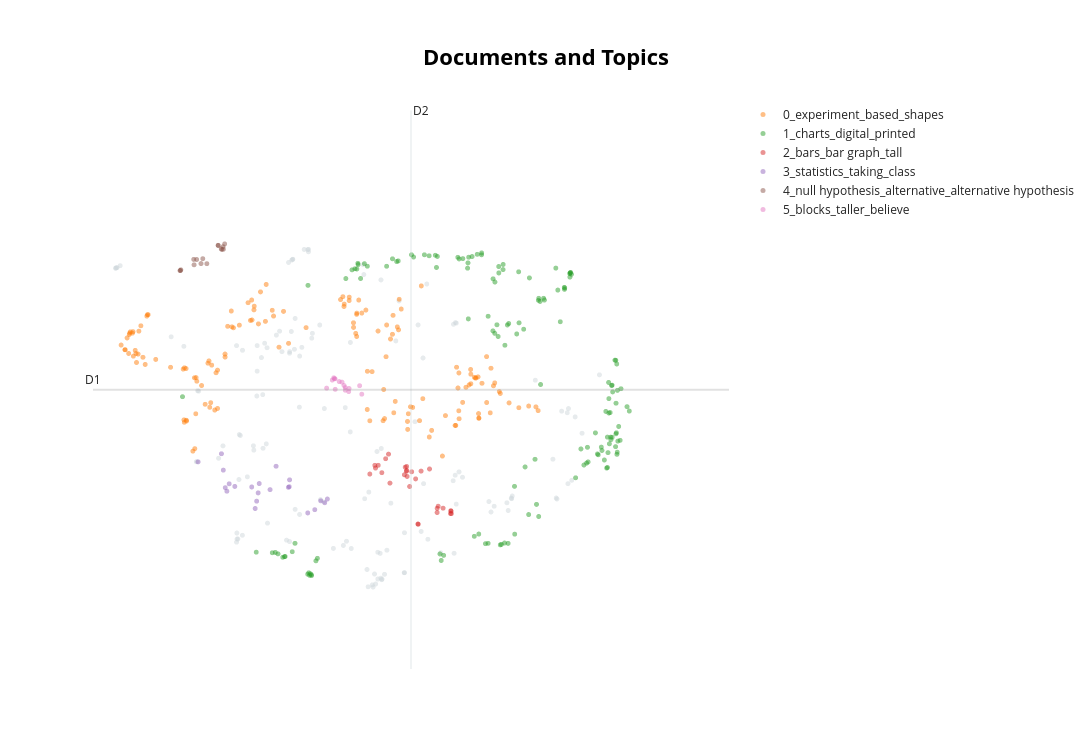

The notebook cell this image was saved under:
### Code cell
model_q3.visualize_documents(docs_q3, hide_annotations=True)

### Figure 1 — Plotly figure (JSON) as saved in the notebook; plotly's stock layout.template omitted (floating-point values rounded to 4 significant figures; data arrays with more than 128 entries replaced by an {"elided": "..."} marker saying what was removed)
{"data": [{"hoverinfo": "text", "hovertext": {"elided": "136 str values"}, "marker": {"color": "#CFD8DC", "opacity": 0.5, "size": 5}, "mode": "markers+text", "name": "other", "showlegend": false, "type": "scattergl", "x": {"elided": "136 float values"}, "y": {"elided": "136 float values"}}, {"hoverinfo": "text", "hovertext": {"elided": "151 str values"}, "marker": {"opacity": 0.5, "size": 5}, "mode": "markers+text", "name": "0_experiment_based_shapes", "text": {"elided": "151 str values"}, "textfont": {"size": 12}, "type": "scattergl", "x": {"elided": "151 float values"}, "y": {"elided": "151 float values"}}, {"hoverinfo": "text", "hovertext": {"elided": "149 str values"}, "marker": {"opacity": 0.5, "size": 5}, "mode": "markers+text", "name": "1_charts_digital_printed", "text": {"elided": "149 str values"}, "textfont": {"size": 12}, "type": "scattergl", "x": {"elided": "149 float values"}, "y": {"elided": "149 float values"}}, {"hoverinfo": "text", "hovertext": ["The further apart two bars are in size, the less accurate the participants estimation of their comparative size will be.\n\nThe greater the separation between two similarly sized bars, the less accurate a participants estimation of their comparative size will be.", "if the other bars in the way of the shaped bars have a factor in people's answers", "How will their answers affect our bar graphs?", "If the bars are further apart in height, it will be more difficult for students to guess how tall the shorter bar is out of 100.", "do people know how to guess the size of one bar graph compared to another bar graph.", "Ho people will guess the heights of the bar based on the percent height of the bar next to it.", "to see if external factors affect how we  guess the heights of the bar", "The researcher may hypothesize that giving participants further context—such as a visual depiction of the bars—influences how tall the shorter bar is seen by the participants. By giving participants varying kinds and quantities of contextual information and comparing their assessments, this hypothesis might be explored.", "Students are usually able to guess the size bars compared to others within 5%.", "The hypotheses may have been that people identify height differently with the bars based on if their right next to each other or spread out.", "What is the average amount that a student will give to bar in a graph when they know how much a taller bar is.", "If you can detect one smaller bar correctly, you are assumed to be able to correctly identify others.", "How accurate humans are at guessing the differences of bar height in graphs", "How tall are each of the bars on the graphs.", "People will be closer to the middle if the bar graphs are closer to each other", "People can visually determine the difference in sizes of two bar graphs.", "if they we show people different graphs then they will be able to assume the percent of the smaller bar.", "Can participants accurately guess the size difference of bars not next to each other over 50% of the time?", "If the circle or the squares bar was higher more times out all of the models.", "If we put larger bars around a small bar, then the viewer will perceive it as larger then it actually is.", "When the bars next to the ones looking at the estimation of size difference will be less accurate than when the bars are right next to each other.", "Does putting the same height of bars but separated affect how people view them? \n\nHow does our perception of heights change when they are around things of similar or different heights?", "That the proportion guesses would be closer to the correct size when the bars were next to each other", "How accurate can stat 218 students get the height of the smaller bar.", "If smaller bars in a bar graph are next to large bars, the small bar will look even smaller.", "bar graphs from different angles can be seen smaller or larger from different angles.", "When looking at a bar graph back-to-back, will the percentage of difference in bar height increase?", "If someone is taking Stat 218 then they will be able to more accurately perceive the heights of the bars.", "If the stats 218 students are given a bar graph that is either digital or physical the amount they perceive the height as will be different."], "marker": {"opacity": 0.5, "size": 5}, "mode": "markers+text", "name": "2_bars_bar graph_tall", "text": ["", "", "", "", "", "", "", "", "", "", "", "", "", "", "", "", "", "", "", "", "", "", "", "", "", "", "", "", ""], "textfont": {"size": 12}, "type": "scattergl", "x": [5.857, 5.761, 5.942, 5.79, 6.365, 5.515, 5.553, 6.09, 5.418, 5.772, 5.466, 5.792, 6.268, 6.369, 6.19, 6.377, 5.938, 5.83, 5.571, 5.908, 5.787, 5.98, 5.796, 5.374, 6.204, 6.372, 6.19, 5.382, 5.308], "y": [11.05, 11.0, 10.17, 11.14, 10.35, 11.27, 11.34, 11.1, 11.16, 11.13, 11.03, 11.07, 10.44, 10.4, 10.37, 10.35, 10.18, 10.8, 10.86, 10.93, 11.06, 11.06, 10.97, 11.16, 10.47, 10.39, 10.44, 11.11, 11.01]}, {"hoverinfo": "text", "hovertext": ["How taking Statistics 218 effects how you can compare two groups.", "if students answer the bar amounts correctly, they will perform better with statistic material.", "Does value changed when compared to another", "STAT 218 students will guess the correct present of comparison size because students are instilled with critical thinking skills.", "To test whether or not a stats 218 student understands the question answering process.", "UNL students now in Stats 218 have lower test results than UNL students who took the test originally.", "students in a statistic class have a better chance of getting the estimate of the number correct", "How well or not statistics students can mathematically think through comparing two things.", "What age group can best identify numbers without information given?", "If people tend to overestimate or underestimate differences in value on a heat map/3-D block chart, or if they estimate the differences correctly.\n\nIf people can correctly determine which of two values is larger on a heat map/3-D block chart.", "People have decreased accuracy in their perceptions of numerical value when minimal numerical information is supplied.", "i think the hypothesis would be given a a data set are students able to tell which variable is bigger without having actual numerical values attached?", "How would a given data set be compared or proportional to another", "Students taking stats in person estimate closer to the actual result than students taking the course online only.", "That people can or cannot correctly estimate amounts through bar graphs.", "A correlation between two variables.", "Do college students who have taken statistics have a better accuracy when it comes to estimating percentages compared to college students who have not taken statistics?", "If the year taking the test might alter the responses.", "Can people who work with statistics more accurately estimate the true proportions of difference than the average individual?", "Researches are more accurate when estimating data.", "I think that the hypothesis was that students in statistics class can better spatially organize information.", "That people currently in a stats class can better estimate proportions rather than someone not currently in a stats class."], "marker": {"opacity": 0.5, "size": 5}, "mode": "markers+text", "name": "3_statistics_taking_class", "text": ["", "", "", "", "", "", "", "", "", "", "", "", "", "", "", "", "", "", "", "", "", ""], "textfont": {"size": 12}, "type": "scattergl", "x": [3.845, 4.08, 4.494, 3.76, 3.859, 3.825, 3.465, 4.001, 4.587, 4.665, 4.752, 4.252, 4.241, 3.539, 4.717, 4.257, 3.413, 3.806, 3.435, 3.058, 3.364, 3.388], "y": [10.7, 11.14, 10.36, 10.8, 10.85, 10.56, 10.85, 10.75, 10.42, 10.56, 10.59, 10.8, 10.79, 10.81, 10.53, 10.91, 10.78, 10.44, 10.72, 11.21, 11.35, 11.08]}, {"hoverinfo": "text", "hovertext": ["Null Hypothesis (H0): There is no significant difference in the accuracy of perceptual judgments between 2D graphs, 3D digital graphs, and 3D printed graphs.\n\nAlternative Hypothesis (H1): There is a significant difference in the accuracy of perceptual judgments between 2D graphs, 3D digital graphs, and 3D printed graphs.", "Null Hypothesis: There is no significant difference in the accuracy of perceptual judgement of bar heights between 2D graphs, 3D digital graphs, and 3D printed graphs\n\nAlternative Hypothesis: The is a significant difference in the accuracy of perceptual judgements of bar heights between 2D graphs, 3D digital graphs, and 3D printed graphs", "Null hypothesis and Alternative hypothesis", "My hypothesis is that more than 50% of students given 3D models were able to perceive data better than those given 2D models. \n\nMy alternative hypothesis would be that less than 50% of students given 3D models were able to perceive better data than those given 2D models.", "The null hypothesis could've been \"Participants will be able to come up with the correct value of the bar if giving a bar height and number to compare it to.\"\n\nThe alternate hypothesis could've been \"Participants will not be able to come up with the correct value of the bar if giving a bar height and number to compare it to.\"", "Null Hypothesis (H0): There is no difference between our ability to approximate and the true size. Our eyes do not skew the perception of size.\n\nAlternative Hypothesis (H1): There is a difference between our ability to approximate and the true size. Our eyes skew the perception of size, making it either overestimate or underestimate the true size.", "The null hypothesis the experimenter may have been testing was that the 2D models block's height that was estimated correctly had no difference in proportion compared to the 3D models results. While the alternative hypothesis could be that the 2D models block's height that was estimated correctly had a greater difference in proportion compared to the 3D models' proportions.", "A null hypothesis could be that having experience with statistics makes no difference and the results between those with and without experience with statistics will be able to correctly estimate heights with the same accuracy.\n\nAn alternative hypothesis could be that people with experience with statistics will be able to estimate heights of models with greater accuracy than those who lack experience with statistics.", "A possible hypotheses that the experimenter was testing could have been testing was to prove that there is no difference on how people view the 3D statures that were made (null), or that there is a difference in how people view the 3D statures made (alternative).", "A null hypothesis that the graphs don’t make any difference, and an alternative hypothesis that what graph is used does make a difference.", "For the null hypothesis, the experimenter may have been testing that hypothesis of 2D and 3D graphs have no difference when it comes to data comparison. For an alternate hypothesis, the experimenter may have tested 3D graphs have less accurate data comparisons when it comes to 2D graphs.", "The null hypothesis", "Null hypothesis: The average depth perception of the population is equal to 0.\n\nAlternative hypothesis: The average depth perception of the population is not equal to 0.", "Null hypotheses", "Null: Difference in accuracy of interpreting 3D data in a 2D environment compared to in a 3D environment = 0\n\nAlt: Difference in accuracy of interpreting 3D data in a 2D environment compared to in a 3D environment ≠ 0", "Null: group1 reads the graphs as accurately as group2\n\nalternative: group1 reads the graph more accurately than group2"], "marker": {"opacity": 0.5, "size": 5}, "mode": "markers+text", "name": "4_null hypothesis_alternative_alternative hypothesis", "text": ["", "", "", "", "", "", "", "", "", "", "", "", "", "", "", ""], "textfont": {"size": 12}, "type": "scattergl", "x": [3.406, 3.321, 2.826, 3.389, 3.096, 3.039, 3.172, 3.005, 3.119, 3.37, 3.361, 2.832, 3.0, 2.821, 3.32, 3.385], "y": [14.85, 14.83, 14.41, 14.76, 14.53, 14.59, 14.52, 14.5, 14.61, 14.76, 14.77, 14.42, 14.6, 14.41, 14.83, 14.81]}, {"hoverinfo": "text", "hovertext": ["Younger students will be able to more accurately tell which block is smaller versus taller.", "I feel like with all the different block options that we were getting tested to a degree on wither or not we can spot the correct measurement object in the set of strips of different sizes. Because although we were only supposed to measure the strips with shapes on them the test had other strips on them without shapes which I believe were meant to trick us.", "Students are better able to estimate proportions of blocks relative to one other using a specific style of graph.", "The hypothesis that the experimenter may have been testing is whether the students can accurately guess the difference in height of the blocks.", "It might have been testing if boys or girls could tell the percentages of the blocks better than the other. It also could have been testing just how well in general can college students' eyes test the size differences of blocks.", "A hypothesis I think that the experimenter might have been testing is to identify the skills/patterns used by students in identifying the taller block and observing if there is a correlation between these scores and the student's scores in the class.", "Whether students with certain block bags got more accurate scores than than other block bags.", "i think the experimenter was testing accuracy and estimation. Maybe a hypothesis similar to the participant will be able to more accurately estimate the correct amount when the blocks have a guide next to it.", "The null hypothesis of which block is taller in length.", "Which colors make participants believe that parts of this block are taller than they actually are?", "The hypothesis was to find out if the block was higher or lower than the other blocks.", "how many people can guess the correct height of the block when using another blocks given height.", "People in person holding the blocks are more likely to guess the right one than the block on the computer screen.", "Can we accurately measure the blocks unit differences with only the observational component and no other data point.", "A percentage People could not accurately determine the accurate height of the blocks if they are a certain color."], "marker": {"opacity": 0.5, "size": 5}, "mode": "markers+text", "name": "5_blocks_taller_believe", "text": ["", "", "", "", "", "", "", "", "", "", "", "", "", "", ""], "textfont": {"size": 12}, "type": "scattergl", "x": [5.174, 4.852, 5.203, 4.943, 4.844, 4.836, 4.742, 4.907, 4.97, 5.031, 4.816, 4.986, 5.035, 4.855, 4.987], "y": [12.49, 12.6, 12.34, 12.55, 12.6, 12.62, 12.45, 12.56, 12.49, 12.39, 12.58, 12.45, 12.44, 12.43, 12.41]}], "layout": {"annotations": [{"showarrow": false, "text": "D1", "x": 1.681, "y": 12.42, "yshift": 10}, {"showarrow": false, "text": "D2", "x": 5.848, "xshift": 10, "y": 17.08}], "height": 750, "shapes": [{"line": {"color": "#CFD8DC", "width": 2}, "type": "line", "x0": 5.848, "x1": 5.848, "y0": 7.757, "y1": 17.08}, {"line": {"color": "#9E9E9E", "width": 2}, "type": "line", "x0": 1.681, "x1": 10.01, "y0": 12.42, "y1": 12.42}], "title": {"font": {"color": "Black", "size": 22}, "text": "<b>Documents and Topics</b>", "x": 0.5, "xanchor": "center", "yanchor": "top"}, "width": 1200, "xaxis": {"visible": false}, "yaxis": {"visible": false}}}
